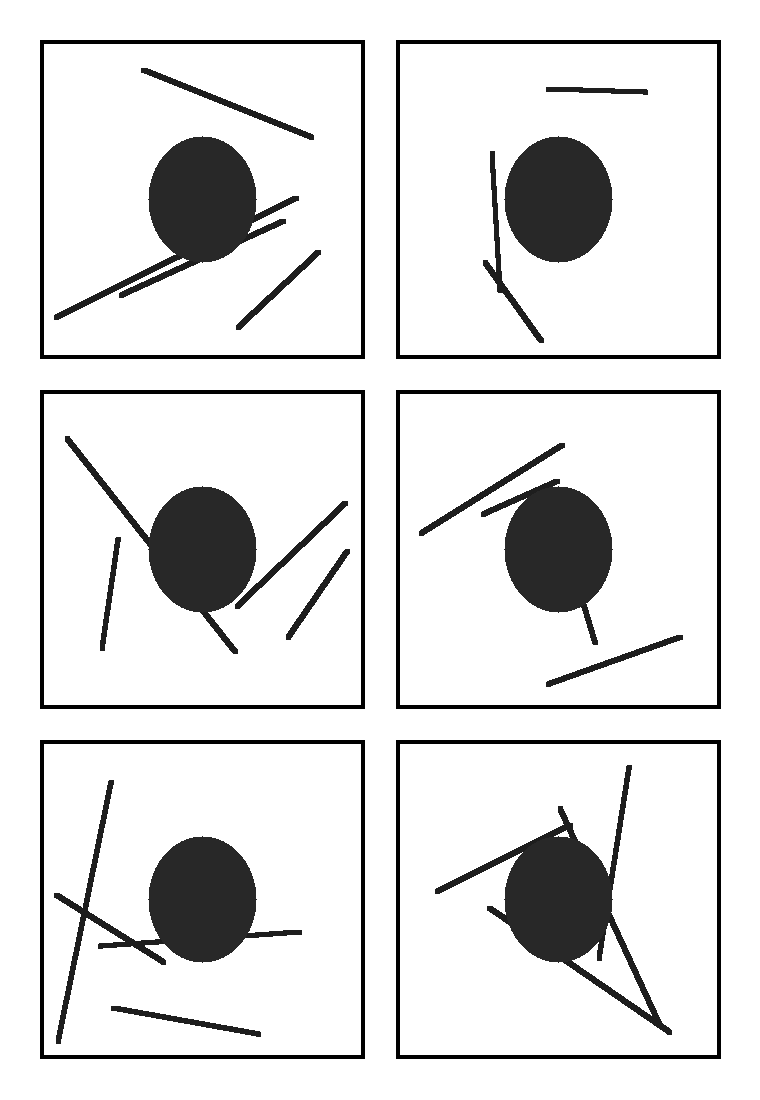
#> input picture test_cases/case1_01.png, 760 x 1100 px; its folder holds only this picture in this run
$ python main.py --input test_cases/case1_01.png --out output
#> lines starting #> are read from the running program, lines starting #| are printed output that depends on the picture; after the words box and inside, x2 and y2 are one past the last pixel; in counts of white or black regions, pixels touching at a corner belong together
### pipeline.py
"""Pipeline: anh -> gray -> (thu nho) -> Gauss -> Otsu -> dao anh -> Closing -> CCL -> box."""
import numpy as np
from core.color import rgb_to_gray, downscale_mean
from core.filters import gaussian_blur
from core.threshold import otsu_threshold
from core.morphology import rect_se, closing
from core.segmentation import (connected_components_labeling, get_bounding_boxes,
                               filter_boxes, sort_reading_order, suppress_nested,
                               detect_diagonal_gutters)

DEFAULT = dict(max_side=700, sigma=1.5, close_px=20, use_blur=True, use_closing=True,
               use_area_filter=True, use_nested=True, min_frac=0.03, max_frac=0.95,
               use_diagonal_gutter_fallback=True)


def segment_page(img_bgr, **kw):
    """Tra ve (boxes tren anh goc, dict anh trung gian)."""
    cfg = {**DEFAULT, **kw}
    H, W = img_bgr.shape[:2]
    s = int(np.ceil(max(H, W) / cfg["max_side"]))
    gray = rgb_to_gray(img_bgr)
    small = downscale_mean(gray, s)
    blur = gaussian_blur(small, cfg["sigma"]) if cfg["use_blur"] else small
    t = otsu_threshold(blur)
    ink = blur < t                       # DAO ANH: net ve = foreground (True)
    if cfg["use_closing"]:
        size = max(3, int(round(cfg["close_px"] / s)) | 1)
        ink_c = closing(ink, rect_se(size))
    else:
        ink_c = ink
    labels = connected_components_labeling(ink_c)
    boxes = get_bounding_boxes(labels)
    h, w = ink_c.shape
    if cfg["use_area_filter"]:
        boxes = filter_boxes(boxes, h, w, cfg["min_frac"], cfg["max_frac"])
    else:
        boxes = [b["box"] for b in boxes]
    if cfg["use_nested"]:
        boxes = suppress_nested(boxes)
    boxes = sort_reading_order([(x0 * s, y0 * s, min((x1 + 1) * s, W) - 1, min((y1 + 1) * s, H) - 1)
                                for x0, y0, x1, y1 in boxes])
    diagonal_gutters = []
    if cfg["use_diagonal_gutter_fallback"] and 2 <= len(boxes) <= 4:
        gutters_small = detect_diagonal_gutters(blur)
        if len(gutters_small) >= 2:
            diagonal_gutters = [(a, b * s) for a, b in gutters_small]
            lines = [a * np.arange(W) + b for a, b in diagonal_gutters]
            boxes = []
            for i in range(len(lines) + 1):
                y0 = 0 if i == 0 else max(0, int(np.floor(lines[i - 1].min())))
                y1 = H - 1 if i == len(lines) else min(H - 1, int(np.ceil(lines[i].max())))
                boxes.append((0, y0, W - 1, y1))
    inter = dict(gray=small, blur=blur, binary=ink, closed=ink_c, threshold=t, scale=s,
                 diagonal_gutters=diagonal_gutters)
    return boxes, inter

### core/color.py
"""Chuyen doi mau (tu cai dat)."""
import numpy as np


def rgb_to_gray(img_bgr):
    """Anh BGR (cv2.imread) -> anh xam float64.
    I = 0.299 R + 0.587 G + 0.114 B  (nhan ma tran tren kenh thu 3)."""
    img = img_bgr.astype(np.float64)
    if img.ndim == 2:
        return img
    weights = np.array([0.114, 0.587, 0.299])  # thu tu B, G, R
    return img @ weights


def downscale_mean(gray, s):
    """Thu nho anh theo he so nguyen s bang trung binh khoi s x s."""
    if s <= 1:
        return gray
    h, w = gray.shape
    h2, w2 = h // s * s, w // s * s
    return gray[:h2, :w2].reshape(h2 // s, s, w2 // s, s).mean(axis=(1, 3))

### core/filters.py
"""Loc Gauss va tich chap 2D (vector hoa bang dich mang)."""
import numpy as np


def gaussian_kernel_1d(sigma):
    k = int(np.ceil(3 * sigma))
    x = np.arange(-k, k + 1, dtype=np.float64)
    g = np.exp(-(x ** 2) / (2 * sigma ** 2))
    return g / g.sum()


# [22 lines left out: functions gaussian_kernel, convolve2d, not called in this run]


def gaussian_blur(img, sigma):
    """Loc Gauss tach duoc: 2 lan tich chap 1D (nhanh hon 2D day du)."""
    g = gaussian_kernel_1d(sigma)
    k = len(g) // 2
    h, w = img.shape
    p = np.pad(img, ((0, 0), (k, k)), mode="edge")
    tmp = sum(g[i] * p[:, i:i + w] for i in range(len(g)))
    p = np.pad(tmp, ((k, k), (0, 0)), mode="edge")
    return sum(g[i] * p[i:i + h, :] for i in range(len(g)))

### core/threshold.py
"""Phan nguong Otsu (tu cai dat)."""
import numpy as np


def histogram(gray_u8):
    return np.bincount(gray_u8.ravel(), minlength=256).astype(np.float64)


def otsu_threshold(gray):
    """Tra ve nguong k toi uu: cuc dai phuong sai giua hai nhom
    sigma_B^2(k) = (m_G*P1(k) - m(k))^2 / (P1(k)*(1-P1(k)))."""
    g = np.clip(np.round(gray), 0, 255).astype(np.uint8)
    p = histogram(g)
    if np.count_nonzero(p) <= 1:
        return 0
    p /= p.sum()
    i = np.arange(256)
    P1 = np.cumsum(p)          # tong tich luy
    m = np.cumsum(p * i)       # trung binh tich luy
    mG = m[-1]
    denom = P1 * (1 - P1)
    valid = denom > 0
    if not np.any(valid):
        return 0
    sigma_b2 = np.full(256, -np.inf)
    sigma_b2[valid] = (mG * P1[valid] - m[valid]) ** 2 / denom[valid]
    return int(np.argmax(sigma_b2))

### core/morphology.py
"""Hinh thai hoc nhi phan (tu cai dat). Foreground = True."""
import numpy as np


def rect_se(size):
    return np.ones((size, size), dtype=bool)


def _shift_reduce(binary, se, reduce_fn, pad_value):
    h, w = binary.shape
    ph, pw = se.shape[0] // 2, se.shape[1] // 2
    padded = np.pad(binary, ((ph, ph), (pw, pw)), constant_values=pad_value)
    out = None
    for i, j in zip(*np.nonzero(se)):
        window = padded[i:i + h, j:j + w]
        out = window.copy() if out is None else reduce_fn(out, window)
    return out


def dilate(binary, se):
    """Hit: chi can 1 diem cua SE cham foreground."""
    return _shift_reduce(binary, se, np.logical_or, False)


def erode(binary, se):
    """Fit: toan bo SE phai nam trong foreground."""
    return _shift_reduce(binary, se, np.logical_and, True)


def closing(binary, se):
    """Dilate roi erode: noi lien cac net dut / khe hep (tren anh foreground = net ve)."""
    return erode(dilate(binary, se), se)


def opening(binary, se):
    return dilate(erode(binary, se), se)

### core/segmentation.py
"""Gan nhan thanh phan lien thong (two-pass + union-find) va bounding box."""
import numpy as np


def connected_components_labeling(binary):
    """Lien thong-8. Tra ve mang nhan int32 (0 = nen)."""
    h, w = binary.shape
    b = binary.tolist()
    lab = [[0] * w for _ in range(h)]
    parent = [0]

    def find(x):
        while parent[x] != x:
            parent[x] = parent[parent[x]]
            x = parent[x]
        return x

    for y in range(h):
        row, cur = b[y], lab[y]
        up = lab[y - 1] if y > 0 else None
        for x in range(w):
            if not row[x]:
                continue
            nb = []
            if x > 0 and cur[x - 1]:
                nb.append(cur[x - 1])
            if up is not None:
                if x > 0 and up[x - 1]:
                    nb.append(up[x - 1])
                if up[x]:
                    nb.append(up[x])
                if x < w - 1 and up[x + 1]:
                    nb.append(up[x + 1])
            if not nb:
                parent.append(len(parent))
                cur[x] = len(parent) - 1
            else:
                roots = [find(n) for n in nb]
                r = min(roots)
                cur[x] = r
                for q in roots:
                    if q != r:
                        parent[q] = r
    lut = np.array([find(i) for i in range(len(parent))], dtype=np.int32)
    return lut[np.array(lab, dtype=np.int32)]


def get_bounding_boxes(labels):
    """Tra ve list dict {box:(x0,y0,x1,y1), area} cho moi nhan."""
    ys, xs = np.nonzero(labels)
    if len(ys) == 0:
        return []
    ids, inv = np.unique(labels[ys, xs], return_inverse=True)
    n = len(ids)
    x0 = np.full(n, 10 ** 9); y0 = np.full(n, 10 ** 9)
    x1 = np.full(n, -1); y1 = np.full(n, -1)
    np.minimum.at(x0, inv, xs); np.minimum.at(y0, inv, ys)
    np.maximum.at(x1, inv, xs); np.maximum.at(y1, inv, ys)
    area = np.bincount(inv)
    return [dict(box=(int(x0[i]), int(y0[i]), int(x1[i]), int(y1[i])), area=int(area[i]))
            for i in range(n)]


# [44 lines left out: function detect_diagonal_gutters, not called in this run]


def filter_boxes(boxes, page_h, page_w, min_frac=0.03, max_frac=0.95):
    """Giu box co dien tich bbox trong [min_frac, max_frac] dien tich trang
    (loai chu thoai/bui ran va vien ngoai trang)."""
    page_area = page_h * page_w
    keep = []
    for b in boxes:
        x0, y0, x1, y1 = b["box"]
        frac = (x1 - x0 + 1) * (y1 - y0 + 1) / page_area
        if min_frac <= frac <= max_frac:
            keep.append(b["box"])
    return keep


def sort_reading_order(boxes, row_tol=0.5):
    """Sap xep theo thu tu doc (tren->duoi, trai->phai)."""
    boxes = sorted(boxes, key=lambda b: b[1])
    rows, out = [], []
    for b in boxes:
        same_row = False
        if rows:
            for other in rows[-1]:
                overlap = min(b[3], other[3]) - max(b[1], other[1]) + 1
                min_h = min(b[3] - b[1] + 1, other[3] - other[1] + 1)
                if overlap >= (1 - row_tol) * min_h:
                    same_row = True
                    break
        if same_row:
            rows[-1].append(b)
        else:
            rows.append([b])
    for r in rows:
        out.extend(sorted(r, key=lambda b: b[0]))
    return out


def suppress_nested(boxes, tol=0.9):
    """Bo cac box nam long (>= tol dien tich) ben trong box lon hon:
    noi dung ben trong khung (nhan vat, net ve) khong phai khung tranh."""
    area = lambda b: (b[2] - b[0] + 1) * (b[3] - b[1] + 1)
    keep = []
    for i, b in enumerate(boxes):
        nested = False
        for j, o in enumerate(boxes):
            if i != j and area(o) > area(b):
                ix = max(0, min(b[2], o[2]) - max(b[0], o[0]) + 1)
                iy = max(0, min(b[3], o[3]) - max(b[1], o[1]) + 1)
                if ix * iy >= tol * area(b):
                    nested = True
                    break
        if not nested:
            keep.append(b)
    return keep

### main.py
"""Chay: python main.py --input test_cases/case1_01.png --out output
       python main.py --all"""
import argparse, glob, os, time
import cv2                      # chi dung imread / imwrite
import numpy as np
from pipeline import segment_page


def draw_boxes(img, boxes, thick=4, color=(0, 0, 255)):
    out = img.copy()
    for x0, y0, x1, y1 in boxes:
        out[y0:y0 + thick, x0:x1 + 1] = color
        out[max(y1 - thick + 1, 0):y1 + 1, x0:x1 + 1] = color
        out[y0:y1 + 1, x0:x0 + thick] = color
        out[y0:y1 + 1, max(x1 - thick + 1, 0):x1 + 1] = color
    return out


# [12 lines left out: function draw_gutters, not called in this run]


def crop_panel(img, box, panel_index=0, gutters=()):
    """Cat bbox; voi gutter cheo thi to trang phan ngoai polygon cua panel."""
    x0, y0, x1, y1 = box
    crop = img[y0:y1 + 1, x0:x1 + 1].copy()
    if not gutters:
        return crop
    yy, xx = np.indices(crop.shape[:2])
    yy, xx = yy + y0, xx + x0
    keep = np.ones(crop.shape[:2], dtype=bool)
    if panel_index > 0:
        a, b = gutters[panel_index - 1]
        keep &= yy >= a * xx + b
    if panel_index < len(gutters):
        a, b = gutters[panel_index]
        keep &= yy <= a * xx + b
    crop[~keep] = 255
    return crop


def process(path, out_dir, **kw):
#> called with path = 'test_cases/case1_01.png', out_dir = 'output'
    img = cv2.imread(path)
#> img is the input picture: shape (1100, 760, 3); min 0, max 255, mean 224.1
    if img is None:
        raise ValueError(f"Cannot read image: {path}")
    name = os.path.splitext(os.path.basename(path))[0]
    d = os.path.join(out_dir, name)
    panels_dir = os.path.join(d, "panels")
    os.makedirs(panels_dir, exist_ok=True)
    t0 = time.time()
    boxes, inter = segment_page(img, **kw)
#> in otsu_threshold, `p = histogram(g)`: p = 256 values, max 130898 at index 255, min 0 at index 0, mean 816.4
#> in otsu_threshold, `p /= p.sum()`: p = 256 values, max 0.626 at index 255, min 0 at index 0, mean 0.00391
#> in otsu_threshold, `P1 = np.cumsum(p)`: P1 = 256 values from 0 to 1
#> in otsu_threshold, `m = np.cumsum(p * i)`: m = 256 values from 0 to 224.1
#> in otsu_threshold, `mG = m[-1]`: mG = 224.1
#> in otsu_threshold, `denom = P1 * (1 - P1)`: denom = 256 values, max 0.234 at index 254, min 0 at index 0, mean 0.0988
#> in segment_page, `t = otsu_threshold(blur)`: t = 169
#> in segment_page, `ink = blur < t`:
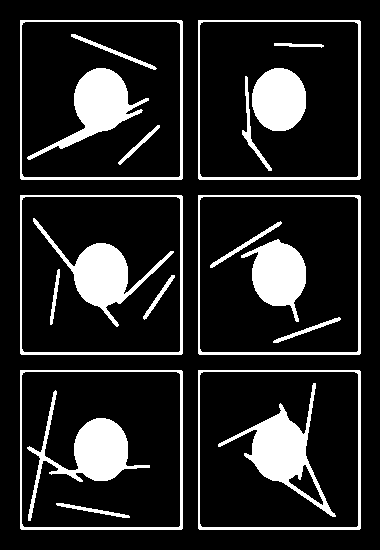
#> ink: shape (550, 380) bool; 15.3% white; 21 white regions, largest, box (x1, y1, x2, y2) and area: (218, 383, 336, 517) 3823, (27, 390, 150, 521) 3632, (33, 218, 174, 327) 3411
#> the loop in _shift_reduce, `for i, j in zip(*np.nonzero(se)):` made 121 passes
#> (i, j) on passes 2 to 9: (0, 1), (0, 2), (0, 3), (0, 4), (0, 5), (0, 6), (0, 7), (0, 8)
#> call 2 of _shift_reduce, with se = array of shape (11, 11), pad_value = True
#> in _shift_reduce (call 2), `padded = np.pad(binary, ((ph, ph), (pw, pw)), constant_values=pad_value)`:
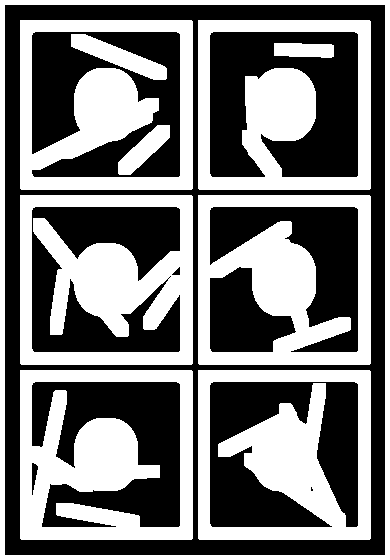
#> padded: shape (560, 390) bool; 47.5% white; 10 white regions, largest, box (x1, y1, x2, y2) and area: (20, 195, 193, 365) 16523, (20, 370, 193, 540) 16384, (198, 370, 371, 540) 15512
#> the loop in _shift_reduce (call 2), `for i, j in zip(*np.nonzero(se)):` made 121 passes
#> pass 1, in _shift_reduce (call 2), `window = padded[i:i + h, j:j + w]`:
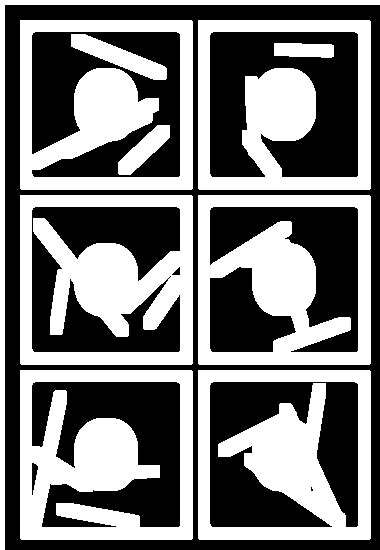
#> window: shape (550, 380) bool; 47.4% white; 10 white regions, largest, box (x1, y1, x2, y2) and area: (20, 195, 193, 365) 16523, (20, 370, 193, 540) 16384, (198, 370, 371, 540) 15512
#> after the loop in _shift_reduce (call 2), `for i, j in zip(*np.nonzero(se)):`:
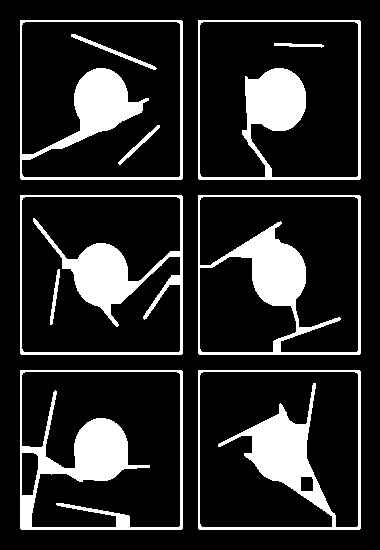
#> out: shape (550, 380) bool; 16.5% white; 10 white regions, largest, box (x1, y1, x2, y2) and area: (20, 370, 183, 530) 6234, (198, 370, 361, 530) 5922, (198, 195, 361, 355) 5710
#> in connected_components_labeling, `b = binary.tolist()`: b = 550 items
#> after the loop in connected_components_labeling, `for y in range(h):`: parent = 146 values, max 113 at index 115, min 0 at index 0, mean 54.49
#> in connected_components_labeling, `lut = np.array([find(i) for i in range(len(parent))], dtype=np.int32)`: lut = 146 values, max 105 at index 105, min 0 at index 0, mean 49.85
#> in connected_components_labeling, `return lut[np.array(lab, dtype=np.int32)]`:
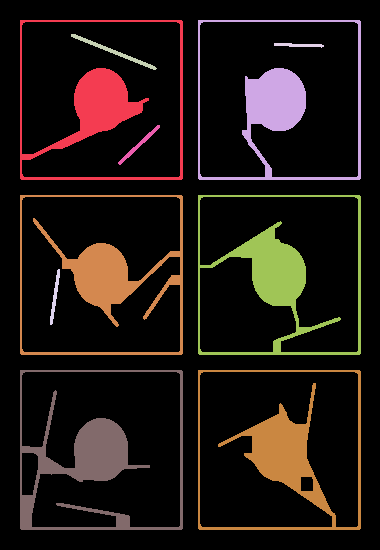
#> returned value: shape (550, 380) int32; 11 distinct labels, from 0 to 105; one colour per label, 0 black
#> in get_bounding_boxes, `ids, inv = np.unique(labels[ys, xs], return_inverse=True)`: ids = [1, 2, 3, 4, 20, 47, 48, 83, 104, 105]
#> in get_bounding_boxes, `n = len(ids)`: n = 10
#> in get_bounding_boxes, `x0 = np.full(n, 10 ** 9)`: x0 = [1000000000, 1000000000, 1000000000, 1000000000, 1000000000, 1000000000, 1000000000, 1000000000, 1000000000, 1000000000]
#> in get_bounding_boxes, `y0 = np.full(n, 10 ** 9)`: y0 has the same summary as x0
#> in get_bounding_boxes, `x1 = np.full(n, -1)`: x1 = [-1, -1, -1, -1, -1, -1, -1, -1, -1, -1]
#> in get_bounding_boxes, `area = np.bincount(inv)`: area = [5157, 5029, 354, 152, 215, 5534, 5710, 190, 6234, 5922]
#> in segment_page, `boxes = get_bounding_boxes(labels)`: boxes = 10 items
#> the loop in filter_boxes, `for b in boxes:` made 10 passes
#> (b, x0, y0, x1, y1, frac) on passes 1 to 6: ({'box': (20, 20, 182, 179), 'area': 5157}, 20, 20, 182, 179, 0.125), ({'box': (198, 20, 360, 179), 'area': 5029}, 198, 20, 360, 179, 0.125), ({'box': (71, 34, 156, 69), 'area': 354}, 71, 34, 156, 69, 0.0148), ({'box': (274, 43, 323, 47), 'area': 152}, 274, 43, 323, 47, 0.0012), ({'box': (118, 125, 159, 164), 'area': 215}, 118, 125, 159, 164, 0.00804), ({'box': (20, 195, 182, 354), 'area': 5534}, 20, 195, 182, 354, 0.125)
#> after the loop in filter_boxes, `for b in boxes:`: keep = [(20, 20, 182, 179), (198, 20, 360, 179), (20, 195, 182, 354), (198, 195, 360, 354), (20, 370, 182, 529), (198, 370, 360, 529)]
#> in segment_page, `boxes = filter_boxes(boxes, h, w, cfg["min_frac"], cfg["max_frac"])`: boxes has the same summary as keep in filter_boxes
#> the loop in suppress_nested, `for i, b in enumerate(boxes):` made 6 passes
#> in segment_page, `boxes = sort_reading_order([(x0 * s, y0 * s, min((x1 + 1) * s, W) - 1,..`: boxes = [(40, 40, 365, 359), (396, 40, 721, 359), (40, 390, 365, 709), (396, 390, 721, 709), (40, 740, 365, 1059), (396, 740, 721, 1059)]
#> in segment_page, `inter = dict(gray=small, blur=blur, binary=ink, closed=ink_c, threshol..`: inter = 7 items
#> inter = 7 items
    dt = time.time() - t0
    for old in glob.glob(os.path.join(panels_dir, "panel_*.png")):
        os.remove(old)
    u8 = lambda a: np.clip(a, 0, 255).astype(np.uint8)
    cv2.imwrite(f"{d}/1_gray.png", u8(inter["gray"]))
    cv2.imwrite(f"{d}/2_blur.png", u8(inter["blur"]))
    cv2.imwrite(f"{d}/3_binary_otsu_inverted.png", inter["binary"].astype(np.uint8) * 255)
    cv2.imwrite(f"{d}/4_closing.png", inter["closed"].astype(np.uint8) * 255)
    gutters = inter.get("diagonal_gutters", [])
#> gutters = []
    result = draw_gutters(img, gutters) if gutters else draw_boxes(img, boxes)
#> the loop in draw_boxes, `for x0, y0, x1, y1 in boxes:` made 6 passes
#> after the loop in draw_boxes, `for x0, y0, x1, y1 in boxes:`:
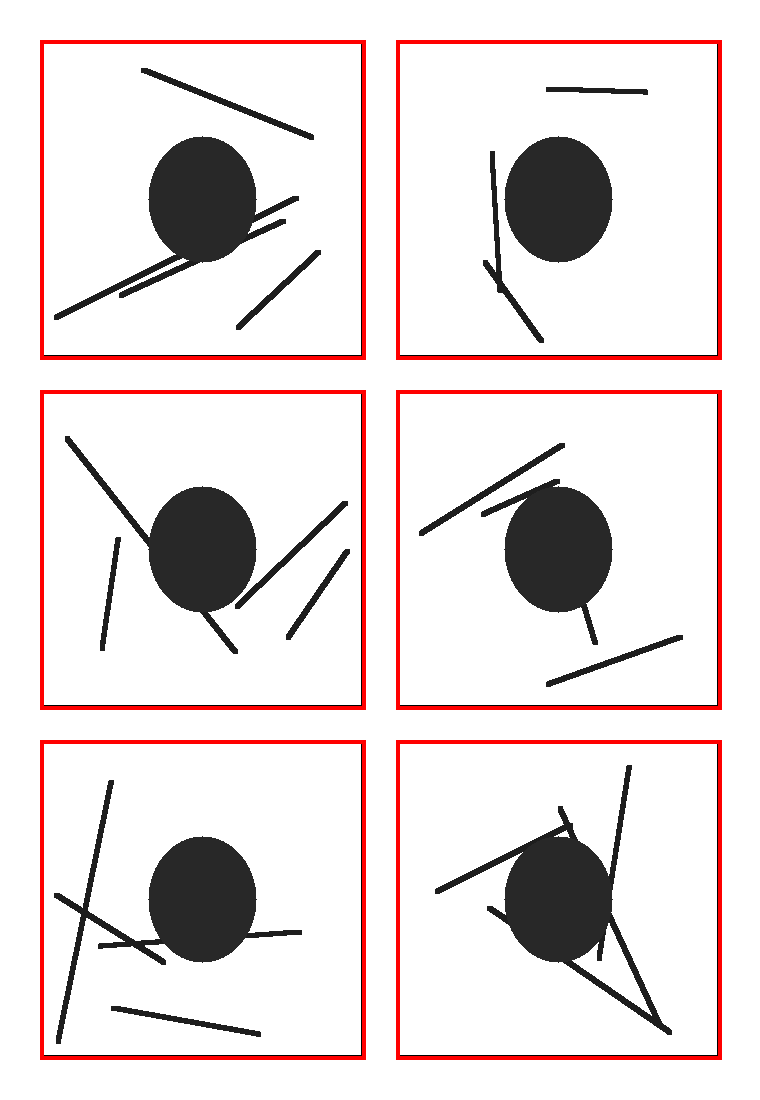
#> out: shape (1100, 760, 3); 3.66% of pixels changed, all inside (x1, y1, x2, y2) = (40, 40, 722, 1060)
    cv2.imwrite(f"{d}/5_result.png", result)
    for i, box in enumerate(boxes, 1):
        panel = crop_panel(img, box, i - 1, gutters)
        cv2.imwrite(os.path.join(panels_dir, f"panel_{i:02d}.png"), panel)
#> this loop made 6 passes
#> pass 3, in crop_panel (call 3), `crop = img[y0:y1 + 1, x0:x1 + 1].copy()`:
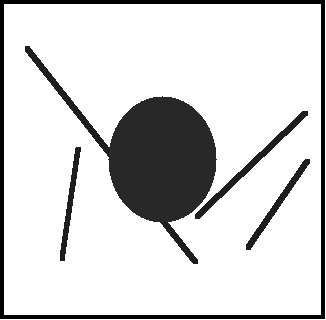
#> crop: shape (320, 326, 3); min 0, max 255, mean 213.1
    print(f"{name}: {len(boxes)} panel, otsu={inter['threshold']}, {dt:.2f}s")
#| case1_01: 6 panel, otsu=169, 1.46s
    return boxes, dt


if __name__ == "__main__":
    ap = argparse.ArgumentParser()
    ap.add_argument("--input"); ap.add_argument("--out", default="output")
    ap.add_argument("--all", action="store_true")
    a = ap.parse_args()
    paths = sorted(glob.glob("test_cases/*.png")) if a.all else [a.input]
    for p in paths:
        process(p, a.out)
